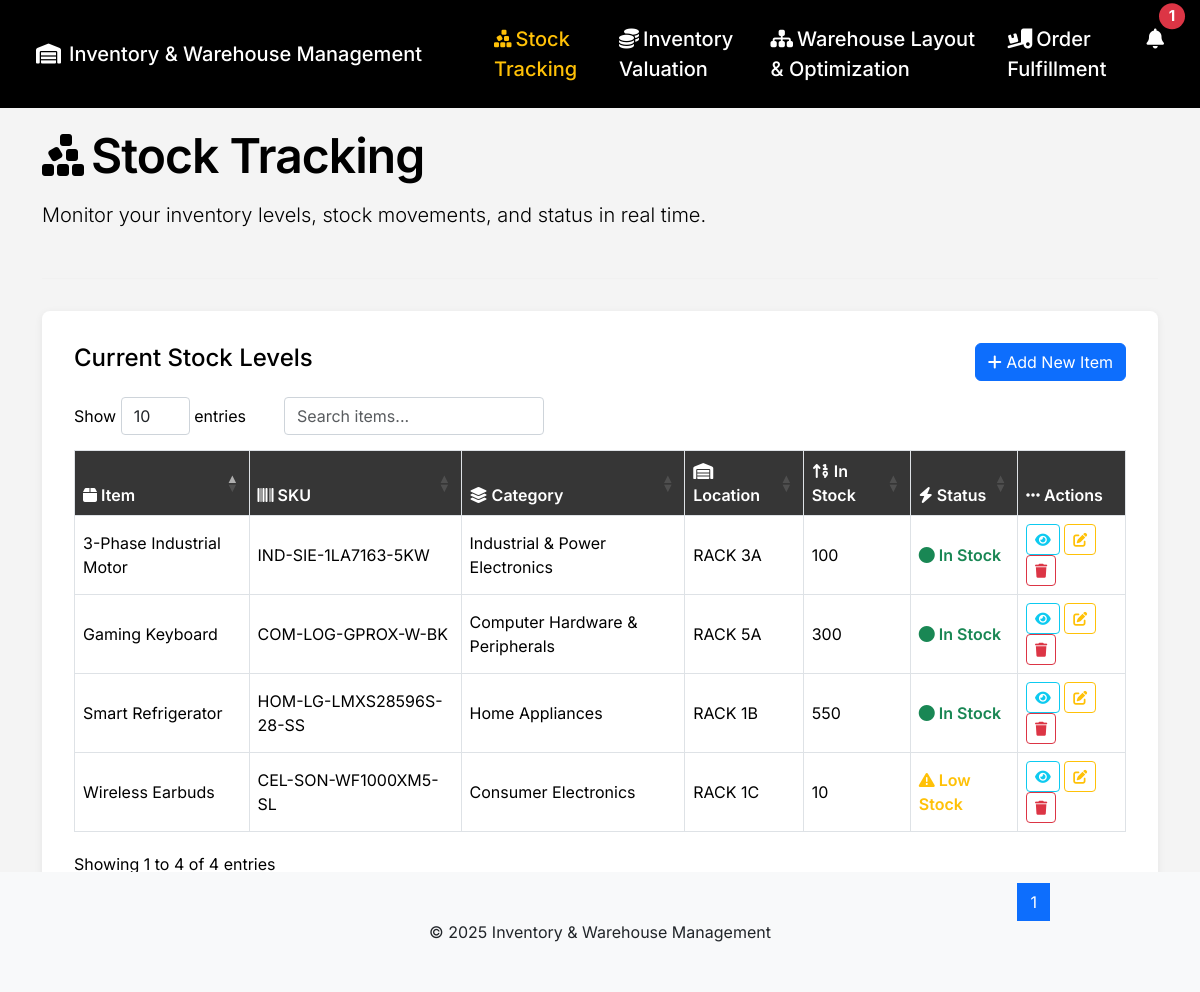
Page /stock-tracking.php on the committed database.
### tables this page shows
CREATE TABLE `stocks` (
  `item` varchar(100) NOT NULL,
  `bar` varchar(255) NOT NULL,
  `category` varchar(100) NOT NULL,
  `location` varchar(100) NOT NULL,
  `price` float(255,2) NOT NULL,
  `id` int(10) NOT NULL,
  `stock` int(255) DEFAULT NULL,
  `notified` tinyint(1) DEFAULT 0
);

### stock-tracking.php (the view, shortened to what this page needs)
<?php include "config/config.php"; ?>
<!DOCTYPE html>
<html lang="en">
<head>
    <link rel="stylesheet" href="https://cdn.jsdelivr.net/npm/bootstrap@5.3.3/dist/css/bootstrap.min.css">
    <link rel="stylesheet" href="https://cdnjs.cloudflare.com/ajax/libs/font-awesome/6.5.2/css/all.min.css">
    <link rel="stylesheet" href="https://cdn.datatables.net/1.13.7/css/dataTables.bootstrap5.min.css">
    <link rel="stylesheet" href="https://cdnjs.cloudflare.com/ajax/libs/animate.css/4.1.1/animate.min.css"/>
</head>
<body>
    <nav class="navbar navbar-expand-lg navbar-dark fixed-top py-3">
        <div class="container-fluid">
            <a class="navbar-brand ps-4" href="index.php">
              <i class="fa-solid fa-warehouse me-2"></i>Inventory & Warehouse Management
            </a>
            <div class="collapse navbar-collapse justify-content-end" id="navbarNav">
                <ul class="navbar-nav gap-3">
                    <li class="nav-item ms-5">
                        <a class="nav-link active" href="stock-tracking.php"><i class="fa-solid fa-cubes-stacked me-1"></i>Stock Tracking</a>
                    </li>
                    <li class="nav-item">
                        <a class="nav-link" href="inventory-valuation.php"><i class="fa-solid fa-coins me-1"></i>Inventory Valuation</a>
                    </li>
                    <li class="nav-item">
                        <a class="nav-link" href="warehouse-layout-optimization.php"><i class="fa-solid fa-sitemap me-1"></i>Warehouse Layout & Optimization</a>
                    </li>
                    <li class="nav-item">
                        <a class="nav-link" href="order-fulfillment.php"><i class="fa-solid fa-truck-ramp-box me-1"></i>Order Fulfillment</a>
                    </li>
                    <li>
                        <div class="nav-item dropdown me-3">
                            <a class="nav-link position-relative" href="#" id="notificationDropdown" data-bs-toggle="dropdown" aria-expanded="false" onclick="markNotificationsSeen()">
                                <i class="fa-solid fa-bell"></i>
                                <span class="position-absolute top-0 start-100 translate-middle badge rounded-pill bg-danger">
                                    <?php
                                    $query = "SELECT COUNT(*) as con FROM stocks WHERE stock < 49 AND notified = 0";
                                    $result = mysqli_query($conn, $query);
                                    echo mysqli_fetch_array($result)['con'];
                                    ?>
                                </span>
                            </a>
                        </div>
                    </li>
                </ul>
            </div>
        </div>
    </nav>
    <div class="container" style="margin-top: 120px;">
        <div class="row mb-4">
            <div class="col-12 animate__animated animate__fadeInLeft">
                <div class="section-title mb-2"><i class="fa-solid fa-cubes-stacked me-2"></i>Stock Tracking</div>
                <p class="lead">Monitor your inventory levels, stock movements, and status in real time.</p>
            </div>
        </div>
        <hr class="divider">
        <div class="main-container section-image-animate">
            <div class="d-flex justify-content-between align-items-center mb-3">
                <h4>Current Stock Levels</h4>
                <button type="button" class="btn btn-primary" data-bs-toggle="modal" data-bs-target="#addItemModal">
                    <i class="fa fa-plus"></i> Add New Item
                </button>
            </div>
            <div class="table-responsive">
                <table class="table table-bordered align-middle" id="stockTable">
                    <thead>
                        <tr>
                            <th scope="col"><i class="fa-solid fa-box"></i> Item</th>
                            <th scope="col"><i class="fa-solid fa-barcode"></i> SKU</th>
                            <th scope="col"><i class="fa-solid fa-layer-group"></i> Category</th>
                            <th scope="col"><i class="fa-solid fa-warehouse"></i> Location</th>
                            <th scope="col"><i class="fa-solid fa-sort-numeric-up"></i> In Stock</th>
                            <th scope="col"><i class="fa-solid fa-bolt"></i> Status</th>
                            <th scope="col"><i class="fa-solid fa-ellipsis-h"></i> Actions</th>
                        </tr>
                    </thead>
                    <tbody>
                        <?php
                        $quer = "SELECT * FROM stocks";
                        $res = mysqli_query($conn, $quer);
                        while($data = mysqli_fetch_array($res)){
                            $status_class = '';
                            $status_icon = '';
                            $status_text = '';
                            if($data['stock'] == 0){
                                $status_class = 'out-stock';
                                $status_icon = 'fa-xmark-circle';
                                $status_text = 'Out of Stock';
                            } elseif($data['stock'] > 50){
                                $status_class = 'in-stock';
                                $status_icon = 'fa-circle';
                                $status_text = 'In Stock';
                            } else {
                                $status_class = 'low-stock';
                                $status_icon = 'fa-triangle-exclamation';
                                $status_text = 'Low Stock';
                            }
                            ?>
                            <tr>
                                <td><?php echo htmlspecialchars($data['item']); ?></td>
                                <td><?php echo htmlspecialchars($data['bar']); ?></td>
                                <td><?php echo htmlspecialchars($data['category']); ?></td>
                                <td><?php echo htmlspecialchars($data['location']); ?></td>
                                <td data-order="<?php echo $data['stock']; ?>"><?php echo $data['stock']; ?></td>
                                <td data-order="<?php echo $data['stock']; ?>">
                                    <span class="stock-status <?php echo $status_class; ?>">
                                        <i class="fa-solid <?php echo $status_icon; ?>"></i> <?php echo $status_text; ?>
                                    </span>
                                </td>
                                <td>
                                    <a href="view.php?barcode=<?php echo urlencode($data['bar']); ?>" class="btn btn-sm btn-outline-info"><i class="fa fa-eye"></i></a>
                                    <a href="edit.php?barcode=<?php echo urlencode($data['bar']); ?>" class="btn btn-sm btn-outline-warning"><i class="fa fa-edit"></i></a>
                                    <a href="delete.php?barcode=<?php echo urlencode($data['bar']); ?>" class="btn btn-sm btn-outline-danger" onclick="return confirm('Are you sure you want to delete this item?');">
                                        <i class="fa fa-trash"></i>
                                    </a>
                                </td>
                            </tr>
                            <?php
                        }
                        ?>
                    </tbody>
                </table>
            </div>
        </div>
    </div>
    <footer class="bg-light text-dark py-5 mt-5">
        <div class="container">
            <div class="text-center">
                &copy; <?php echo date("Y"); ?> Inventory & Warehouse Management
            </div>
        </div>
    </footer>
</body>
</html>

### stock-tracking.php (style rules this page uses)
:root { --primary: #0d6efd; --warning: #ffc107; --success: #198754; --info: #0dcaf0; }
html { scroll-behavior: smooth; }
body { font-family: 'Inter', Arial, sans-serif; background: #f4f4f4; color: #000; }
footer { position: absolute; bottom: 0; left: 0; right: 0; }
.navbar { background: #000 !important; }
.navbar-brand, .nav-link, .navbar-text { color: #fff !important; font-weight: 500; font-size: 20px; }
.nav-link.active, .nav-link:focus, .nav-link:hover { color: var(--warning) !important; }
.section-title { font-size: 48px; font-weight: 600; letter-spacing: -0.02em; }
.table thead th { background: #363636; color: #fff; font-weight: 600; cursor: pointer; position: relative; }
.table thead th.sorting:after, .table thead th.sorting_asc:after, .table thead th.sorting_desc:after { font-family: "Font Awesome 6 Free"; font-weight: 900; margin-left: 8px; opacity: 0.7; }
.table thead th.sorting:after { content: "\f0dc"; }
.table thead th.sorting_asc:after { content: "\f0de"; }
.table tbody tr { background: #fff; }
.table tbody tr:nth-child(even) { background: #f2f2f2; }
.stock-status.in-stock { color: var(--success); font-weight: 600; }
.stock-status.low-stock { color: var(--warning); font-weight: 600; }
.main-container { margin: 2em auto; max-width: 2000px; background: #fff; padding: 2em; border-radius: 8px; box-shadow: 0 2px 8px 0 #00000011; }
.divider { border-top: 1px solid #E6E6E6; margin: 2rem 0; }

### rows in the picture
stocks: item "3-Phase Industrial Motor", bar "IND-SIE-1LA7163-5KW", category "Industrial & Power Electronics", location "RACK 3A", stock "100", stock "In Stock"
stocks: item "Gaming Keyboard", bar "COM-LOG-GPROX-W-BK", category "Computer Hardware & Peripherals", location "RACK 5A", stock "300", stock "In Stock"
stocks: item "Smart Refrigerator", bar "HOM-LG-LMXS28596S-28-SS", category "Home Appliances", location "RACK 1B", stock "550", stock "In Stock"
stocks: item "Wireless Earbuds", bar "CEL-SON-WF1000XM5-SL", category "Consumer Electronics", location "RACK 1C", stock "10", stock "Low Stock"

### other values in the picture
mysqli_fetch_array($result)['con'] "1"
